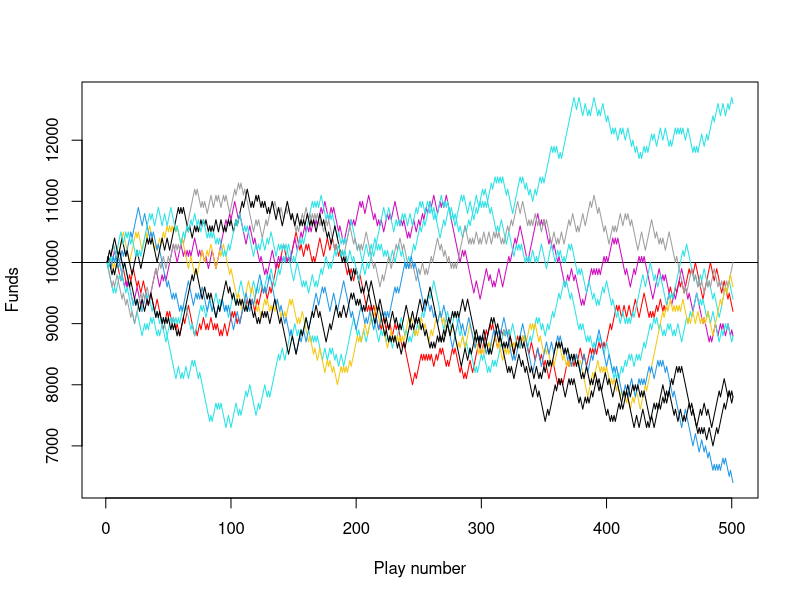

Write the R code that produced this figure.
#Monte carlo simulation 2
#set.seed(123)
#Function to simulate 100-side dice rolling
rolldice=function(){
  dice=runif(1,1,100)
  if(dice<=51)
    return(FALSE)
  else
    return(TRUE)
}
#Function to simulate playing session:
play=function(tot_funds, wager_amount, total_plays){
  funds=numeric(total_plays+1)
  funds[1] = tot_funds
  
  for (play in 1:total_plays+1) {
    if(rolldice())
      tot_funds = tot_funds + wager_amount
    else
      tot_funds = tot_funds - wager_amount
    
    funds[play] = tot_funds
    
  }
  return(funds)
}

#The money player is starting with:
funds=10000
#The amount the player bets in each game:
wager=100
#The number of times the player plays the game:
total_plays=500

#Simulate the game
scenarios=10
results=replicate(scenarios, play(funds, wager, total_plays))

#plot the results
plot(results[,1], type = "l", xlab = "Play number", ylab = "Funds", col="red", ylim = c(min(results), max(results)) )
abline(h=funds)
for (i in 2:scenarios) {
  color=runif(3, 0, 255)
  lines(results[,i], col=color)
}

cat("The player starts with $",funds,"and ends with $",mean(results[total_plays+1,]))




